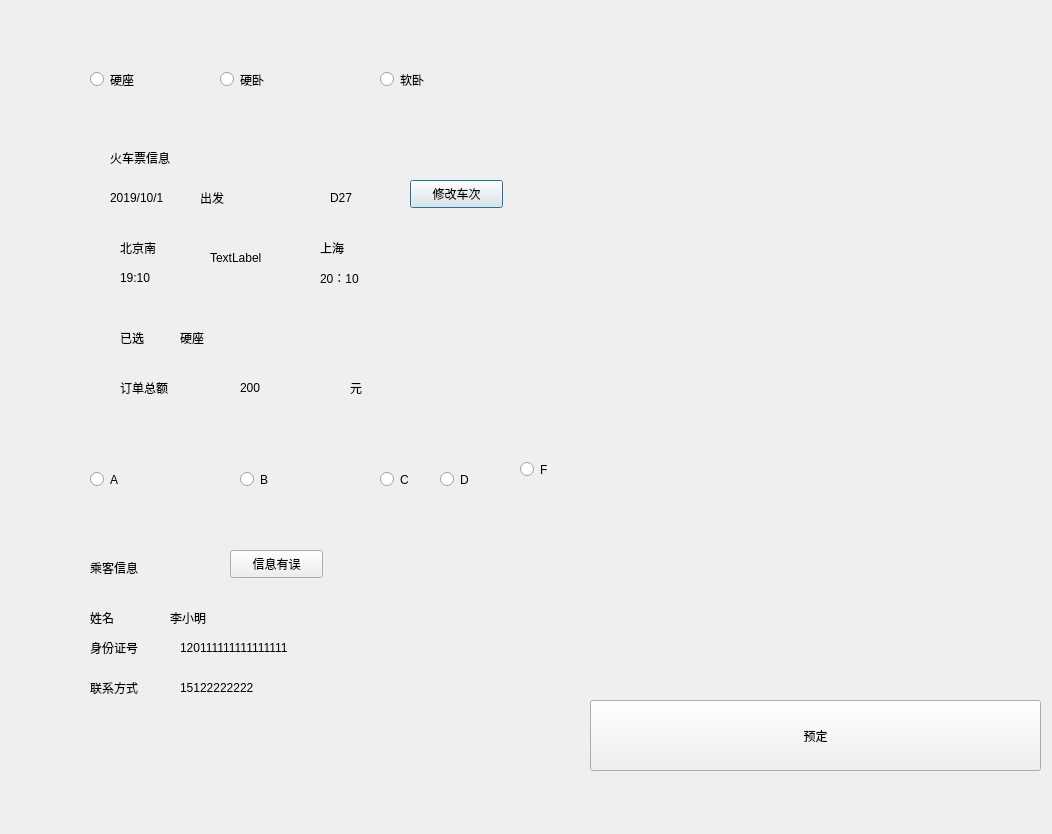
<?xml version="1.0" encoding="UTF-8"?>
<ui version="4.0">
 <class>BuyTicketDialog</class>
 <widget class="QDialog" name="BuyTicketDialog">
  <property name="geometry">
   <rect>
    <x>0</x>
    <y>0</y>
    <width>1052</width>
    <height>834</height>
   </rect>
  </property>
  <property name="windowTitle">
   <string>Dialog</string>
  </property>
  <widget class="QRadioButton" name="buy_radio1">
   <property name="geometry">
    <rect>
     <x>90</x>
     <y>70</y>
     <width>115</width>
     <height>19</height>
    </rect>
   </property>
   <property name="text">
    <string>硬座</string>
   </property>
  </widget>
  <widget class="QRadioButton" name="buy_radio2">
   <property name="geometry">
    <rect>
     <x>220</x>
     <y>70</y>
     <width>115</width>
     <height>19</height>
    </rect>
   </property>
   <property name="text">
    <string>硬卧</string>
   </property>
  </widget>
  <widget class="QRadioButton" name="buy_radio3">
   <property name="geometry">
    <rect>
     <x>380</x>
     <y>70</y>
     <width>115</width>
     <height>19</height>
    </rect>
   </property>
   <property name="text">
    <string>软卧</string>
   </property>
  </widget>
  <widget class="QWidget" name="widget" native="true">
   <property name="geometry">
    <rect>
     <x>70</x>
     <y>110</y>
     <width>841</width>
     <height>311</height>
    </rect>
   </property>
   <widget class="QLabel" name="label">
    <property name="geometry">
     <rect>
      <x>40</x>
      <y>40</y>
      <width>91</width>
      <height>16</height>
     </rect>
    </property>
    <property name="text">
     <string>火车票信息</string>
    </property>
   </widget>
   <widget class="QPushButton" name="buy_changetrain">
    <property name="geometry">
     <rect>
      <x>340</x>
      <y>70</y>
      <width>93</width>
      <height>28</height>
     </rect>
    </property>
    <property name="text">
     <string>修改车次</string>
    </property>
   </widget>
   <widget class="QLabel" name="label_3">
    <property name="geometry">
     <rect>
      <x>40</x>
      <y>80</y>
      <width>72</width>
      <height>15</height>
     </rect>
    </property>
    <property name="text">
     <string>2019/10/1</string>
    </property>
   </widget>
   <widget class="QLabel" name="label_4">
    <property name="geometry">
     <rect>
      <x>130</x>
      <y>80</y>
      <width>72</width>
      <height>15</height>
     </rect>
    </property>
    <property name="text">
     <string>出发</string>
    </property>
   </widget>
   <widget class="QLabel" name="label_5">
    <property name="geometry">
     <rect>
      <x>260</x>
      <y>80</y>
      <width>72</width>
      <height>15</height>
     </rect>
    </property>
    <property name="text">
     <string>D27</string>
    </property>
   </widget>
   <widget class="QLabel" name="label_6">
    <property name="geometry">
     <rect>
      <x>50</x>
      <y>130</y>
      <width>72</width>
      <height>15</height>
     </rect>
    </property>
    <property name="text">
     <string>北京南</string>
    </property>
   </widget>
   <widget class="QLabel" name="label_7">
    <property name="geometry">
     <rect>
      <x>50</x>
      <y>160</y>
      <width>72</width>
      <height>15</height>
     </rect>
    </property>
    <property name="text">
     <string>19:10</string>
    </property>
   </widget>
   <widget class="QLabel" name="label_8">
    <property name="geometry">
     <rect>
      <x>250</x>
      <y>130</y>
      <width>72</width>
      <height>15</height>
     </rect>
    </property>
    <property name="text">
     <string>上海</string>
    </property>
   </widget>
   <widget class="QLabel" name="label_9">
    <property name="geometry">
     <rect>
      <x>250</x>
      <y>160</y>
      <width>72</width>
      <height>15</height>
     </rect>
    </property>
    <property name="text">
     <string>20：10</string>
    </property>
   </widget>
   <widget class="QLabel" name="label_10">
    <property name="geometry">
     <rect>
      <x>50</x>
      <y>220</y>
      <width>72</width>
      <height>15</height>
     </rect>
    </property>
    <property name="text">
     <string>已选</string>
    </property>
   </widget>
   <widget class="QLabel" name="label_11">
    <property name="geometry">
     <rect>
      <x>110</x>
      <y>220</y>
      <width>72</width>
      <height>15</height>
     </rect>
    </property>
    <property name="text">
     <string>硬座</string>
    </property>
   </widget>
   <widget class="QLabel" name="label_12">
    <property name="geometry">
     <rect>
      <x>50</x>
      <y>270</y>
      <width>72</width>
      <height>15</height>
     </rect>
    </property>
    <property name="text">
     <string>订单总额</string>
    </property>
   </widget>
   <widget class="QLabel" name="label_13">
    <property name="geometry">
     <rect>
      <x>170</x>
      <y>270</y>
      <width>72</width>
      <height>15</height>
     </rect>
    </property>
    <property name="text">
     <string>200</string>
    </property>
   </widget>
   <widget class="QLabel" name="label_14">
    <property name="geometry">
     <rect>
      <x>280</x>
      <y>270</y>
      <width>72</width>
      <height>15</height>
     </rect>
    </property>
    <property name="text">
     <string>元</string>
    </property>
   </widget>
   <widget class="QLabel" name="label_21">
    <property name="geometry">
     <rect>
      <x>140</x>
      <y>140</y>
      <width>72</width>
      <height>15</height>
     </rect>
    </property>
    <property name="text">
     <string>TextLabel</string>
    </property>
   </widget>
  </widget>
  <widget class="QWidget" name="widget_2" native="true">
   <property name="geometry">
    <rect>
     <x>60</x>
     <y>520</y>
     <width>851</width>
     <height>251</height>
    </rect>
   </property>
   <widget class="QLabel" name="label_2">
    <property name="geometry">
     <rect>
      <x>30</x>
      <y>40</y>
      <width>72</width>
      <height>15</height>
     </rect>
    </property>
    <property name="text">
     <string>乘客信息</string>
    </property>
   </widget>
   <widget class="QPushButton" name="buy_modifyUserInfo">
    <property name="geometry">
     <rect>
      <x>170</x>
      <y>30</y>
      <width>93</width>
      <height>28</height>
     </rect>
    </property>
    <property name="text">
     <string>信息有误</string>
    </property>
   </widget>
   <widget class="QLabel" name="label_15">
    <property name="geometry">
     <rect>
      <x>30</x>
      <y>90</y>
      <width>72</width>
      <height>15</height>
     </rect>
    </property>
    <property name="text">
     <string>姓名</string>
    </property>
   </widget>
   <widget class="QLabel" name="label_16">
    <property name="geometry">
     <rect>
      <x>30</x>
      <y>120</y>
      <width>72</width>
      <height>15</height>
     </rect>
    </property>
    <property name="text">
     <string>身份证号</string>
    </property>
   </widget>
   <widget class="QLabel" name="label_17">
    <property name="geometry">
     <rect>
      <x>110</x>
      <y>90</y>
      <width>221</width>
      <height>16</height>
     </rect>
    </property>
    <property name="text">
     <string>李小明</string>
    </property>
   </widget>
   <widget class="QLabel" name="label_18">
    <property name="geometry">
     <rect>
      <x>120</x>
      <y>120</y>
      <width>421</width>
      <height>16</height>
     </rect>
    </property>
    <property name="text">
     <string>120111111111111111</string>
    </property>
   </widget>
   <widget class="QLabel" name="label_19">
    <property name="geometry">
     <rect>
      <x>30</x>
      <y>160</y>
      <width>72</width>
      <height>15</height>
     </rect>
    </property>
    <property name="text">
     <string>联系方式</string>
    </property>
   </widget>
   <widget class="QLabel" name="label_20">
    <property name="geometry">
     <rect>
      <x>120</x>
      <y>160</y>
      <width>191</width>
      <height>16</height>
     </rect>
    </property>
    <property name="text">
     <string>15122222222</string>
    </property>
   </widget>
  </widget>
  <widget class="QPushButton" name="buy_button">
   <property name="geometry">
    <rect>
     <x>590</x>
     <y>700</y>
     <width>451</width>
     <height>71</height>
    </rect>
   </property>
   <property name="text">
    <string>预定</string>
   </property>
  </widget>
  <widget class="QRadioButton" name="A">
   <property name="geometry">
    <rect>
     <x>90</x>
     <y>470</y>
     <width>115</width>
     <height>19</height>
    </rect>
   </property>
   <property name="text">
    <string>A</string>
   </property>
  </widget>
  <widget class="QRadioButton" name="B">
   <property name="geometry">
    <rect>
     <x>240</x>
     <y>470</y>
     <width>115</width>
     <height>19</height>
    </rect>
   </property>
   <property name="text">
    <string>B</string>
   </property>
  </widget>
  <widget class="QRadioButton" name="C">
   <property name="geometry">
    <rect>
     <x>380</x>
     <y>470</y>
     <width>115</width>
     <height>19</height>
    </rect>
   </property>
   <property name="text">
    <string>C</string>
   </property>
  </widget>
  <widget class="QRadioButton" name="D">
   <property name="geometry">
    <rect>
     <x>440</x>
     <y>470</y>
     <width>115</width>
     <height>19</height>
    </rect>
   </property>
   <property name="text">
    <string>D</string>
   </property>
  </widget>
  <widget class="QRadioButton" name="F">
   <property name="geometry">
    <rect>
     <x>520</x>
     <y>460</y>
     <width>115</width>
     <height>19</height>
    </rect>
   </property>
   <property name="text">
    <string>F</string>
   </property>
  </widget>
 </widget>
 <resources/>
 <connections/>
</ui>
